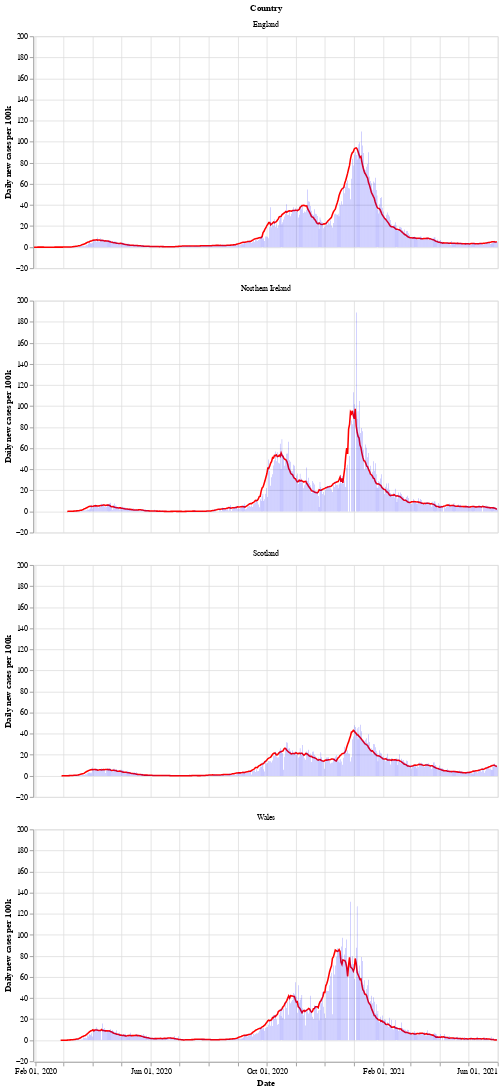

Notebook cell for this chart:
### Markdown cell above
Next is a bar chart of the number of new cases in each country (per 100k population), with the 7 day moving average of cases. Again we see that Wales saw a longer period of raising and falling cases compared to the other countries.

After a period of cases falling, each nation is now seeing a rise in the number of cases - especially in Wales.

### Code cell
# collapse
bars = alt.Chart(uk_cases).mark_bar().encode(
    x=alt.X("yearmonthdate(date):T", axis=alt.Axis(title='Date')),
    y=alt.Y("newCasesRate:Q", axis=alt.Axis(title='Daily new cases per 100k')),
    tooltip='newCasesRate',
    color=alt.condition(
        alt.datum.dailyChange > 0,
        alt.value("orange"),  # The positive color
        alt.value("blue")  # The negative color
    )
).properties(title='New cases per 100k population with rolling 7 day average', width=600).interactive()
line = alt.Chart(uk_cases).mark_line(
    color='red',
    size=2,
).transform_window(
    rolling_mean='mean(newCasesRate)',
    frame=[0, 7],
    groupby=['areaName']
).encode(
    x='yearmonthdate(date):T',
    y='rolling_mean:Q'
)
alt.layer(line, bars, data=uk_cases).facet(alt.Row('areaName', title='Country'), columns=1)

### Figure 1 — Vega-Lite specification as saved in the notebook (floating-point values rounded to 4 significant figures; data arrays with more than 128 entries replaced by an {"elided": "..."} marker saying what was removed)
{"config": {"view": {"continuousWidth": 400, "continuousHeight": 300}}, "data": {"name": "data-989c34cce7346122cd7834931a38ee04"}, "facet": {"type": "nominal", "field": "areaName", "title": "Country"}, "spec": {"layer": [{"mark": {"type": "line", "color": "red", "size": 2}, "encoding": {"x": {"type": "temporal", "field": "date", "timeUnit": "yearmonthdate"}, "y": {"type": "quantitative", "field": "rolling_mean"}}, "transform": [{"window": [{"op": "mean", "field": "newCasesRate", "as": "rolling_mean"}], "frame": [0, 7], "groupby": ["areaName"]}]}, {"mark": "bar", "encoding": {"color": {"condition": {"value": "orange", "test": "(datum.dailyChange > 0)"}, "value": "blue"}, "tooltip": {"type": "quantitative", "field": "newCasesRate"}, "x": {"type": "temporal", "axis": {"title": "Date"}, "field": "date", "timeUnit": "yearmonthdate"}, "y": {"type": "quantitative", "axis": {"title": "Daily new cases per 100k"}, "field": "newCasesRate"}}, "selection": {"selector002": {"type": "interval", "bind": "scales", "encodings": ["x", "y"]}}, "title": "New cases per 100k population with rolling 7 day average", "width": 600}]}, "columns": 1, "$schema": "https://vega.github.io/schema/vega-lite/v4.8.1.json", "datasets": {"data-989c34cce7346122cd7834931a38ee04": {"elided": "1860 records"}}}
